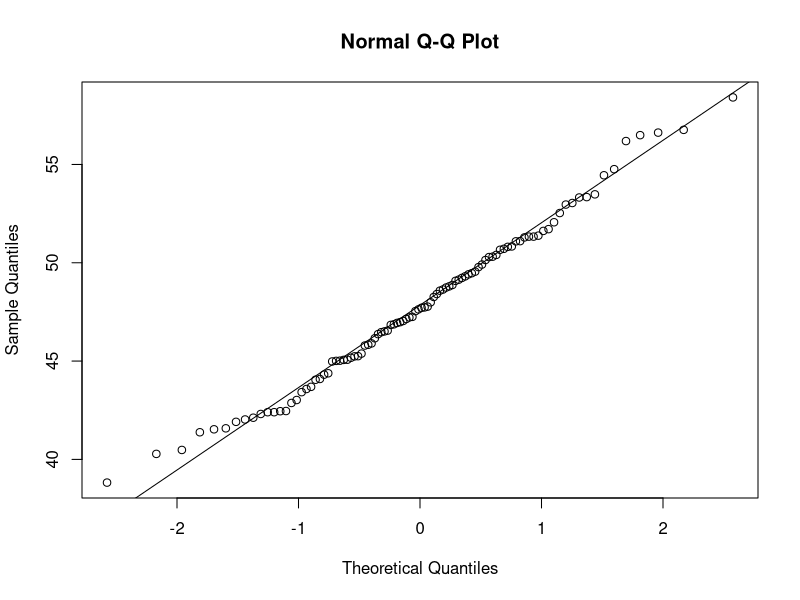
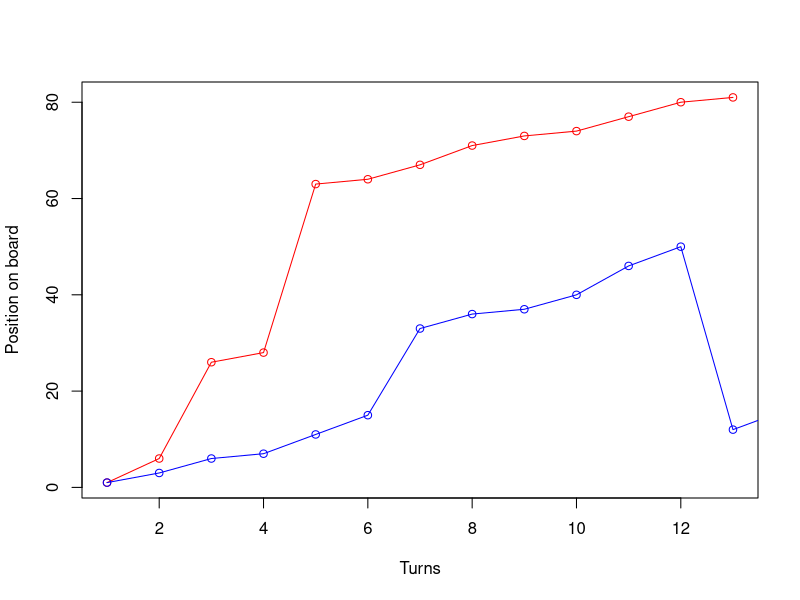
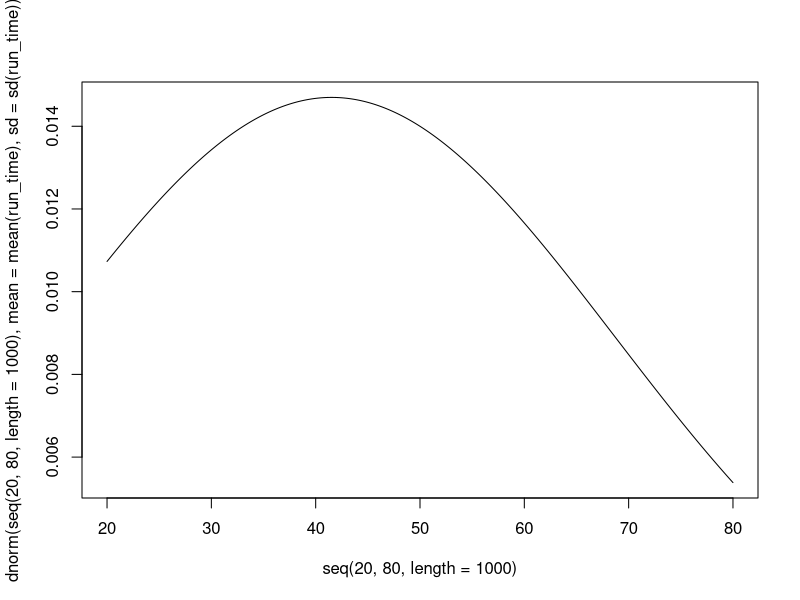
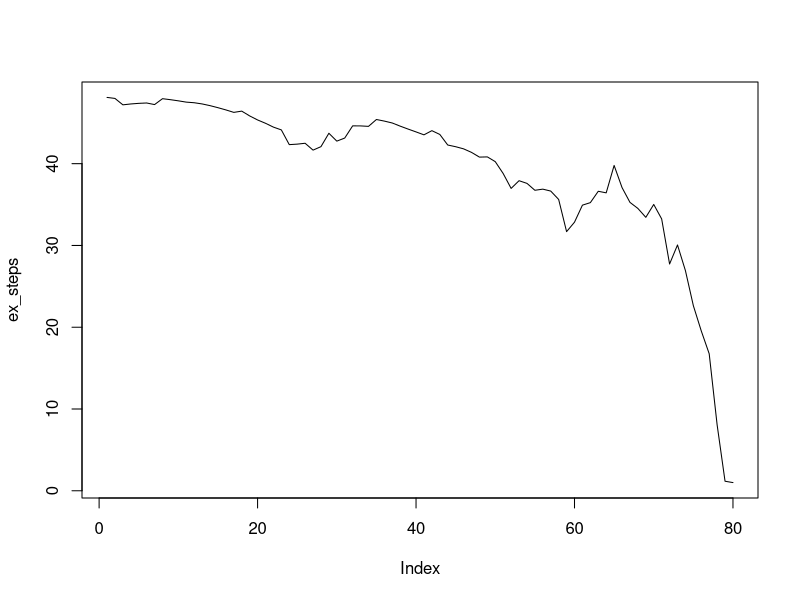
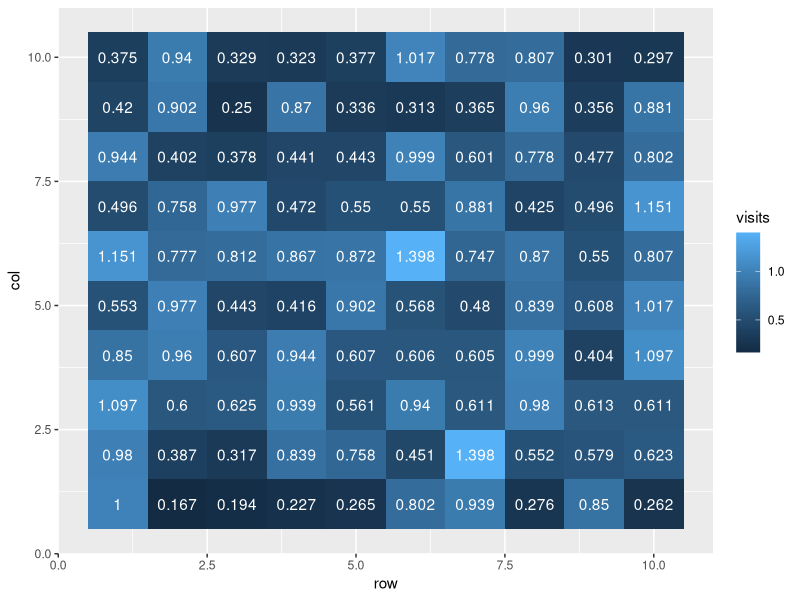
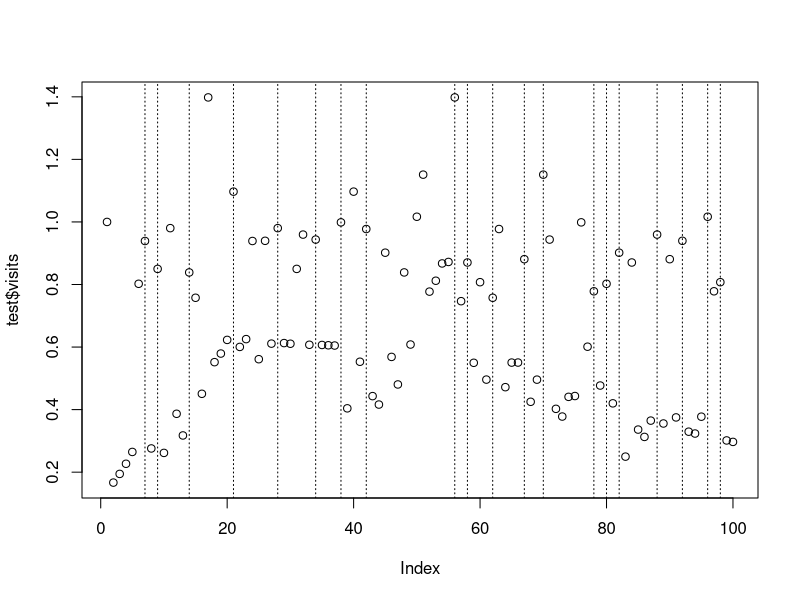
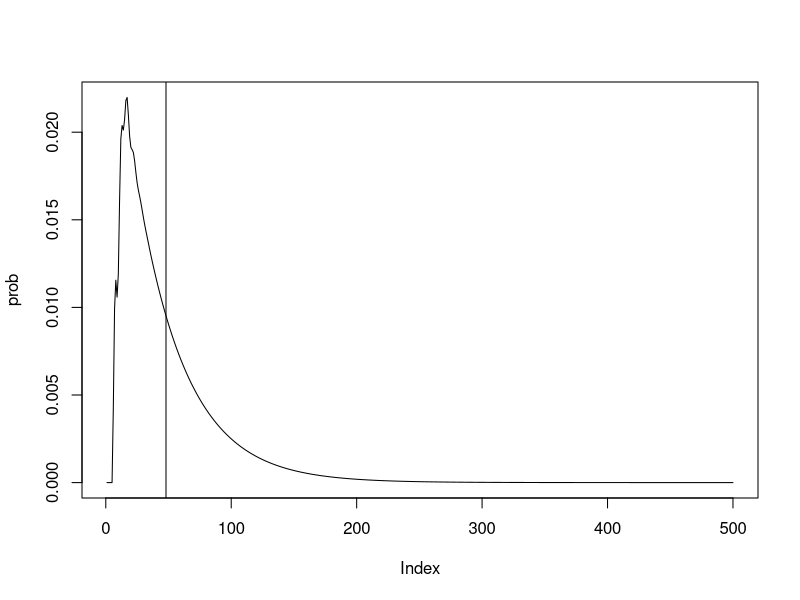

R code for these plots, in order:
## ---- chunk 1
#| include: false
library(tidyverse)
library(expm)
## ---- chunk 2
# size of board
n = 100

# number of sides of dice
d = 6

# first number is the 'entry' square, second number is 'exit' square
ladders = list(c(6,23),c(8,30),c(13,47),c(20,39),c(33,70),
               c(37,75),c(41,62),c(57,83),c(66,89),c(77,96))

snakes = list(c(27,10),c(55,16),c(61,14),c(69,50),c(79,5),
              c(81,44),c(87,31),c(91,25),c(95,49),c(97,59))

board = matrix(0,n,n)

# create simple board with no ladders
for (i in 1:n) {
  for (j in 0:min(n-i,d-1)) {
    board[i,j+i] = 1/d 
  } 
}

# add initial and absorbing state
board = board %>%  
  cbind(rep(0,n), .) %>% 
  rbind(c(rep(0,n),1))

# fill board with probabilities
board[,n+1][max(1,(n-(d-1))):n] = (max(1,1+d-n):d)/d

rownames(board) = 0:(n)
colnames(board) = 0:(n)

# vector of states to be deleted
delete = c()

# add in ladders
for (i in ladders) {
  for (j in (i[1]-(d-1)):i[1]) {
    board[j,][i[2]+1] = board[j,][i[2]+1] + 1/d
  }
  delete = c(delete, i[1])
}

# add in snakes
for (i in snakes) {
  for (j in (i[1]-(d-1)):i[1]) {
    board[j,][i[2]+1] = board[j,][i[2]+1] + 1/d
  }
  delete = c(delete, i[1])
}

board = board[-(delete+1),-(delete+1)]
knitr::kable(head(board), digits=3)
knitr::kable(tail(board), digits=3)
## ---- chunk 3

# simulate discrete Markov chains according to transition matrix P
simulatemc = function(tm) {
  
  # vector of states over time t
  states = c()

  # initialise variable for first state 
  states[1] = 1
  
  t = 1
  while (states[t] != nrow(tm)) {
    t = t + 1
    # probability vector to simulate next state X_{t+1}
    p = tm[states[t-1], ]
    
    # draw from multinomial and determine state
    states[t] <-  which(rmultinom(1, 1, p) == 1)
  }
  return(states)
}

## ---- chunk 4

avg = c()
#lln = c()
for (j in 1:100) {
  run_time = c()
  for (i in 1:100) {
    run_time = c(run_time, length(simulatemc(board))-1)
    #lln = c(lln, mean(run_time))
  }
  avg = c(avg, mean(run_time))
}

difference = c()
for (i in snakes) {
  difference = c(difference, i[1]-i[2])
}
difference

difference = c()
for (i in ladders) {
  difference = c(difference, i[2]-i[1])
}
difference

qqnorm(avg) 
qqline(avg)
t.test(avg, mu=47.98, alternative="two.sided")
mean(run_time)
sd(run_time)

player1 = simulatemc(board)
player2 = simulatemc(board)
plot(player1, type='o', col='red', ylab="Position on board", xlab="Turns")
lines(player2, type='o', col='blue')
player1
player2

#plot(lln, type='l', ylim = c(45,55))
#hist(run_time, breaks=50)

plot(seq(20, 80, length=1000), dnorm(seq(20, 80, length=1000), mean=mean(run_time), sd=sd(run_time)), type="l", lwd=1)
## ---- chunk 5
# expected number of visits from transient state i to transient state j
fundamental = solve(diag(nrow(board)-1) - board[1:(nrow(board)-1),1:(nrow(board)-1)])

ex_steps = fundamental %*% matrix(1,nrow(board)-1,1) # expected number of steps to absorbing state from state i
fundamental[1,] #expected number of visits to state i from the starting position

(fundamental-diag(nrow(board)-1)) %*% solve(diag(diag(fundamental),nrow(board)-1,nrow(board)-1))

plot(ex_steps, type="l")

# test = data.frame(visits=fundamental[1,],row=paste("Row",1:10),col=paste("Col",rep(1:8,each=10)),pos=rownames(fundamental))

test = data.frame(visits=fundamental[1,], pos=as.numeric(rownames(fundamental))) %>% 
  complete(pos = seq(min(pos), max(pos)))

for (i in ladders) {
  test[test$pos==i[1],]$visits = test[test$pos==i[2],]$visits
}

for (i in snakes) {
  test[test$pos==i[1],]$visits = test[test$pos==i[2],]$visits
}

test$row = rep(1:10,10)
test$col = rep(1:10,each=10)

ggplot(test, aes(x=row,y=col,fill=visits)) +
  geom_tile() +
  geom_text(aes(label=round(visits,3)), color="white")

plot(test$visits,type="p")

for (i in ladders) {
  abline(v=i[1]+1, lty="dotted")
}
for (i in snakes) {
  abline(v=i[1]+1, lty="dotted")
}

## ---- chunk 6
states = 1:80

#board[1:(nrow(board)-1),nrow(board)]

init = c(1,rep(0,nrow(board)-2))
prob = c()

for (i in 1:(500)) {
  num = matrix(init, nrow =1, ncol=nrow(board)-1) %*% (board[1:(nrow(board)-1),1:(nrow(board)-1)] %^% (i-1)) %*% board[1:(nrow(board)-1),nrow(board)]
  prob = c(prob, as.numeric(num))
}

plot(prob, type="l")
abline(v=48)
sum(prob)

#sum((1:length(prob))*prob)
